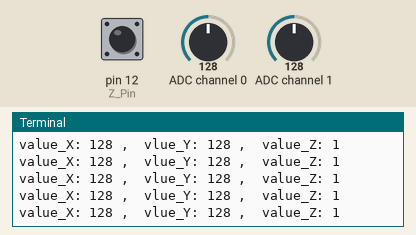
This program was run on a simulated Raspberry Pi (header pin numbers). Shown: the last lines printed to the terminal. Inputs (shaded band) come from the test bench; at power-on: ADC channel 0 = 128, ADC channel 1 = 128, pin 12 (Z_Pin) HIGH (analog values on the 0–255 scale).

Above: at 1.2 s.
1.3 s: ADC channel 0 set to 178
At 2.4 s:
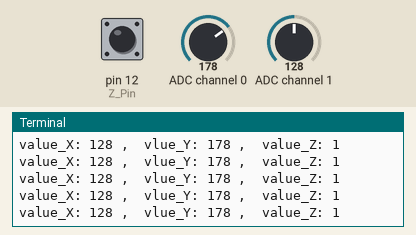
2.8 s: ADC channel 1 set to 178
At 3.7 s:
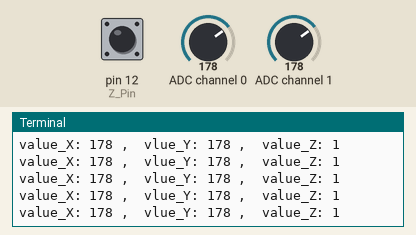
4.3 s: pin 12 (Z_Pin) pulled LOW for 0.15 s
5.9 s: ADC channel 0 set to 224
At 6.7 s:
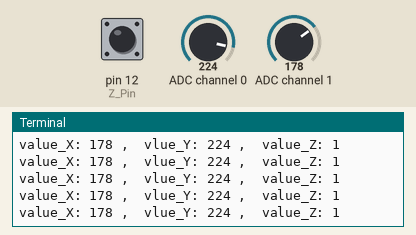
7.4 s: pin 12 (Z_Pin) pulled LOW for 1 s
At 8.2 s:
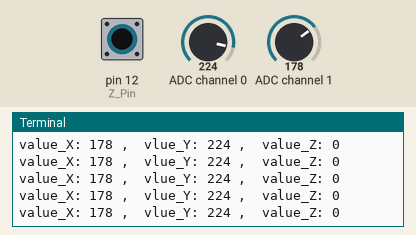
9.9 s: ADC channel 1 set to 224
At 10.6 s:
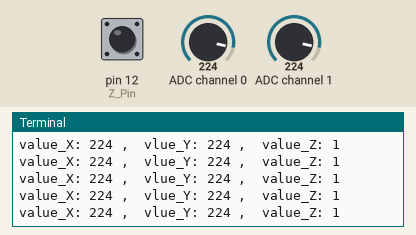
Timing chart, 0 to 12.4 s (numbered marks = the images above; inputs shaded):
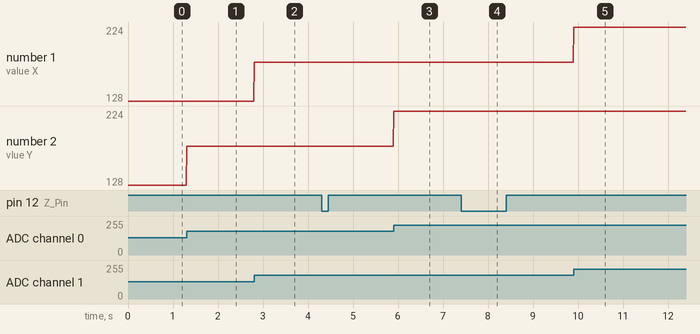

Measured:
- after the input at 1.3 s, the terminal: prints a new line at once (image 1)
- after the input at 2.8 s, the terminal: prints a new line at once (image 2)
- after the input at 5.9 s, the terminal: prints a new line at once (image 3)
- after the input at 7.4 s, the terminal: prints a new line at once (image 4)
- after the input at 9.9 s, the terminal: prints a new line at once (image 5)
- plotted number 2: 128 → 178 after the input at 1.3 s, 178 → 224 after the input at 5.9 s

The program:

2.1.2_Joystick.py
```python
#!/usr/bin/env python3

import RPi.GPIO as GPIO
import time
from ADCDevice import *

Z_Pin = 12      # define Z_Pin
adc = ADCDevice() # Define an ADCDevice class object

def setup():
    global adc
    if(adc.detectI2C(0x48)): # Detect the ads7830
        adc = ADS7830()
    else:
        print("No correct I2C address found, \n"
        "Please use command 'i2cdetect -y 1' to check the I2C address! \n"
        "Program Exit. \n");
        exit(-1)
    GPIO.setmode(GPIO.BOARD)
    GPIO.setup(Z_Pin,GPIO.IN,GPIO.PUD_UP)   # set Z_Pin to pull-up mode
def loop():
    while True:
        val_Z = GPIO.input(Z_Pin)       # read digital value of axis Z
        val_Y = adc.analogRead(0)           # read analog value of axis X and Y
        val_X = adc.analogRead(1)
        print ('value_X: %d ,\tvlue_Y: %d ,\tvalue_Z: %d'%(val_X,val_Y,val_Z))
        time.sleep(0.01)

def destroy():
    adc.close()
    GPIO.cleanup()

if __name__ == '__main__':
    print ('Program is starting ... ') # Program entrance
    setup()
    try:
        loop()
    except KeyboardInterrupt: # Press ctrl-c to end the program.
        destroy()
```

ADCDevice.py
```python
#!/usr/bin/env python3

import smbus

class ADCDevice(object):
    def __init__(self):
        self.cmd = 0
        self.address = 0
        self.bus=smbus.SMBus(1)
        # print("ADCDevice init")

    def detectI2C(self,addr):
        try:
            self.bus.write_byte(addr,0)
            print("Found device in address 0x%x"%(addr))
            return True
        except:
            print("Not found device in address 0x%x"%(addr))
            return False

    def close(self):
        self.bus.close()


class ADS7830(ADCDevice):
    def __init__(self):
        super(ADS7830, self).__init__()
        self.cmd = 0x84
        self.address = 0x48 # 0x48 is the default i2c address for ADS7830 Module.

    def analogRead(self, chn): # ADS7830 has 8 ADC input pins, chn:0,1,2,3,4,5,6,7
        value = self.bus.read_byte_data(self.address, self.cmd|(((chn<<2 | chn>>1)&0x07)<<4))
        return value
```
